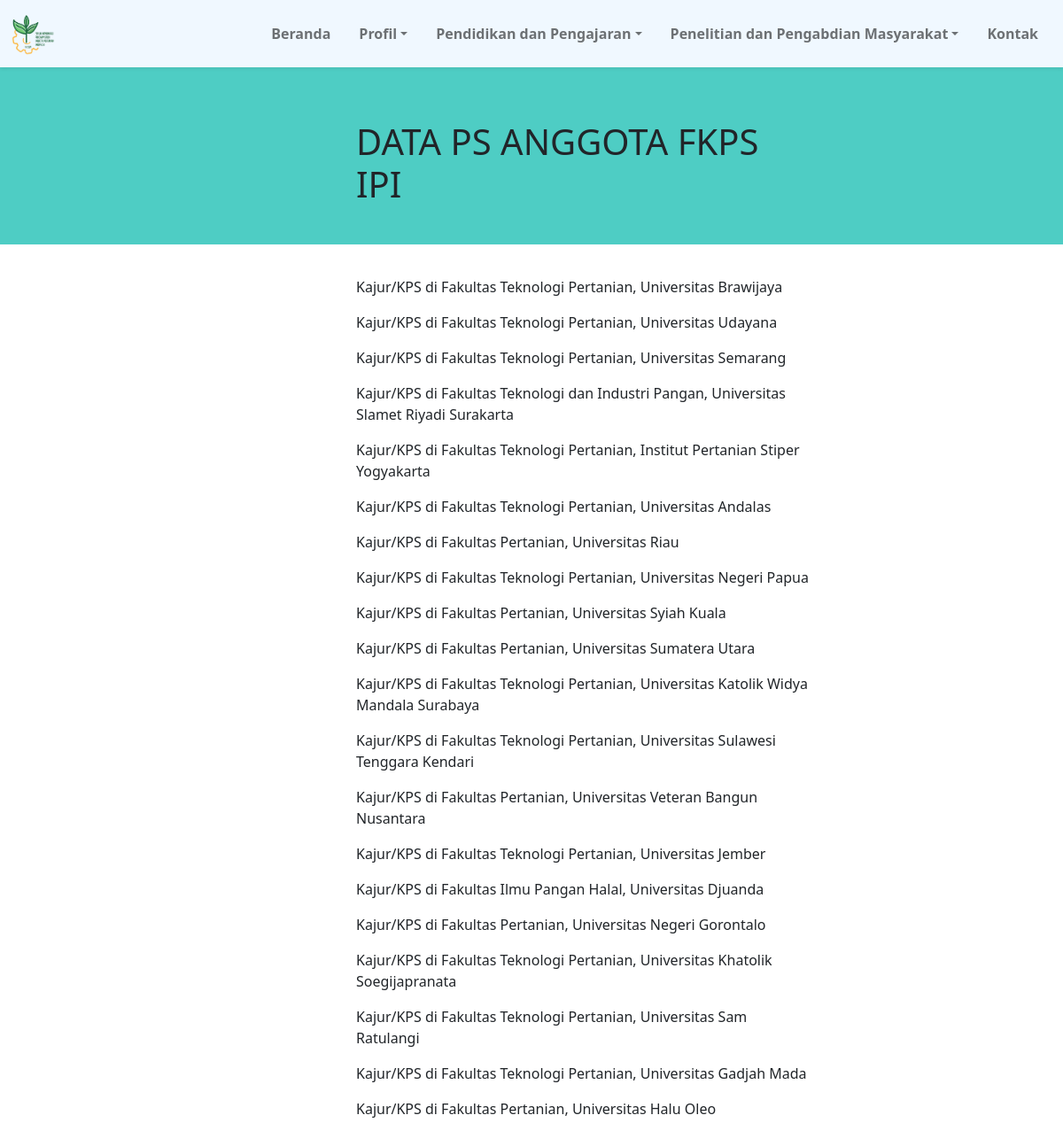
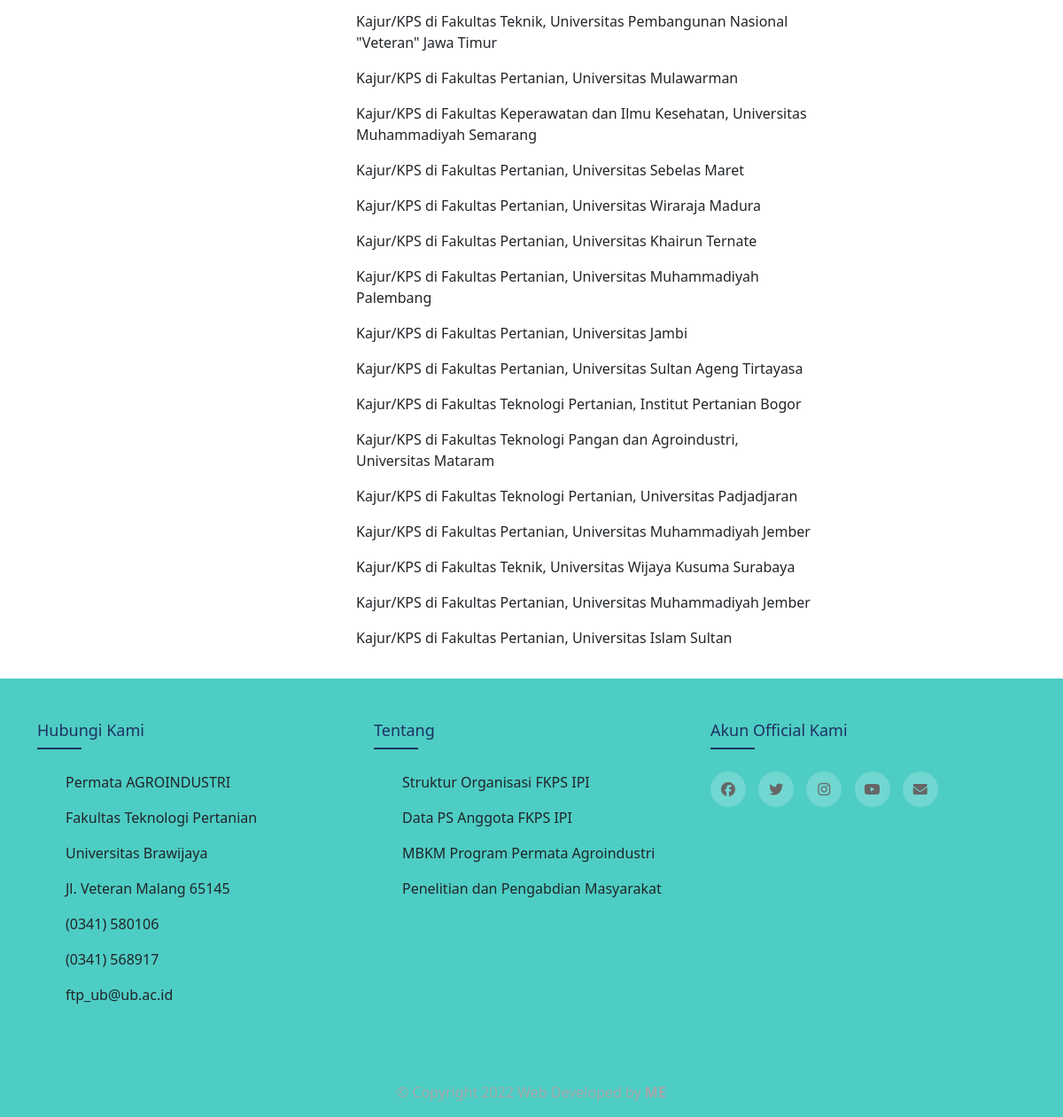
The app's page /dataanggotafkps.php with its own data (2 pictures, top to bottom).
### tables this page shows
CREATE TABLE `data_ps_anggota` (
  `id` int(11) NOT NULL,
  `data_anggota` varchar(200) NOT NULL
);

### function.php (called while the page is built, shortened)
<?php
$conn = mysqli_connect("localhost", "root", "", "pai");
function query($query) {
    global $conn;
    $result = mysqli_query($conn, $query);
    $rows = [];
    while( $row = mysqli_fetch_assoc($result) ) {
        $rows[] = $row;
    }
    return $rows;
}
?>

### dataanggotafkps.php (the view, shortened to what this page needs)
<?php
require 'function.php';
$datas = query("SELECT * FROM data_ps_anggota");
?>
<!DOCTYPE html>
<html lang="en">
  <head>
    <link rel="stylesheet" href="css/style.css" />
    <link href="https://cdn.jsdelivr.net/npm/bootstrap@5.2.3/dist/css/bootstrap.min.css" rel="stylesheet" />
  </head>
  <body>
    <nav class="navbar navbar-expand-lg shadow-sm">
      <div class="container-fluid">
        <a class="navbar-brand" href="#">
          <div class="logo mx-auto">
            <img src="img/logo.png" alt="logo" width="50" height="50" />
          </div>
        </a>
        <div class="collapse navbar-collapse" id="navbarNavDropdown">
          <ul class="navbar-nav ms-auto">
            <li class="nav-item">
              <a class="nav-link mx-2" href="index.php" style="font-weight: bold">Beranda</a>
            </li>
            <li class="nav-item dropdown">
              <a class="nav-link dropdown-toggle mx-2" href="#" role="button" data-bs-toggle="dropdown" aria-expanded="false" style="font-weight: bold">Profil</a>
            </li>
            <li class="nav-item dropdown">
              <a class="nav-link dropdown-toggle mx-2" href="#" role="button" data-bs-toggle="dropdown" aria-expanded="false" style="font-weight: bold">Pendidikan dan Pengajaran</a>
            </li>
            <li class="nav-item dropdown">
              <a class="nav-link dropdown-toggle mx-2" href="#" role="button" data-bs-toggle="dropdown" aria-expanded="false" style="font-weight: bold">Penelitian dan Pengabdian Masyarakat</a>
            </li>
            <li class="nav-item">
              <a class="nav-link mx-2" href="kontak.php" style="font-weight: bold">Kontak</a>
            </li>
          </ul>
        </div>
      </div>
    </nav>
    <section id="judul">
      <div class="container">
        <div class="row justify-content-center">
          <div class="col-md-6">
            <h1 class="mb-5">DATA PS ANGGOTA FKPS IPI</h1>
          </div>
        </div>
      </div>
    </section>
    <section id="isi">
      <div class="container">
        <div class="row justify-content-center">
          <div class="col-md-6">
            <?php foreach($datas as $row) : ?>
            <p><?= $row["data_anggota"] ?></p>
            <?php endforeach; ?>
          </div>
        </div>
      </div>
    </section>
    <br />
    <br />
    <br />
    <br />
    <br />
    <br />
    <br />
    <footer id="footers">
      <div class="container">
        <div class="row row-cols-lg-3 row-cols-1 justify-content-between">
          <div class="footer-col">
            <h4 class="mt-5">Hubungi Kami</h4>
            <ul>
              <li><p>Permata AGROINDUSTRI</p></li>
              <li>
                <p>Fakultas Teknologi Pertanian</p>
                <p>Universitas Brawijaya</p>
                <p>Jl. Veteran Malang 65145</p>
              </li>
              <li>
                <p>(0341) 580106</p>
                <p>(0341) 568917</p>
              </li>
              <li><p>ftp_ub@ub.ac.id</p></li>
            </ul>
          </div>
          <div class="footer-col">
            <h4 class="mt-5">Tentang</h4>
            <ul>
              <li><p>Struktur Organisasi FKPS IPI</p></li>
              <li><p>Data PS Anggota FKPS IPI</p></li>
              <li><p>MBKM Program Permata Agroindustri</p></li>
              <li><p>Penelitian dan Pengabdian Masyarakat</p></li>
            </ul>
          </div>
          <div class="footer-col">
            <h4 class="mt-5">Akun Official Kami</h4>
            <div class="social-links">
              <a href=""><i class="fa-brands fa-facebook"></i></a>
              <a href=""><i class="fa-brands fa-twitter"></i></a>
              <a href=""><i class="fa-brands fa-instagram"></i></a>
              <a href=""><i class="fa-brands fa-youtube"></i></a>
              <a href=""><i class="fa-solid fa-envelope"></i></a>
            </div>
          </div>
        </div>
        <div class="row">
          <div class="col">
            <p class="footer-copyright text-center">
              © Copyright 2022 Web Developed by <a href=""><b>ME</b></a>
            </p>
          </div>
        </div>
      </div>
    </footer>
  </body>
</html>

### css/style.css (style rules this page uses)
.navbar { background-color: aliceblue; }
#footers { background-color: #4ecdc4; min-height: 60vh; }
.container { max-width: 1170px; margin-bottom: -150px; }
ul { list-style: none; }
.row { display: flex; flex-wrap: wrap; }
.footer-col { width: 25%; padding: 0 35px; }
footer .footer-copyright { text-align: center; font-size: 16px; margin-top: 70px; color: #a5a5a7; }
footer .footer-copyright a { color: #a5a5a7; text-decoration: none; }
.footer-col h4 { font-size: 18px; color: #1e3163; text-transform: capitalize; margin-bottom: 35px; font-weight: 500; position: relative; }
.footer-col h4::before { content: ""; position: absolute; left: 0; bottom: -10px; background-color: #1e3163; height: 2px; box-sizing: border-box; width: 50px; }
.footer-col ul li:not(:last-child) { margin-bottom: 10px; }
.footer-col .social-links a { display: inline-block; height: 40px; width: 40px; background-color: rgba(255, 255, 255, 0.2); margin-right: 10px; text-align: center; line-height: 40px; border-radius: 50%; color: #666666; transition: all 0.5s ease; margin-bottom: 10px; }
#judul { background-color: #4ecdc4; width: 100%; height: 200px; left: 0px; top: 297px; padding-top: 5%; padding-left: 10%; }
#isi { margin-top: 3%; margin-left: 10%; }

### records on screen
data_ps_anggota: data_anggota "Kajur/KPS di Fakultas Teknologi Pertanian, Universitas Brawijaya"
data_ps_anggota: data_anggota "Kajur/KPS di Fakultas Teknologi Pertanian, Universitas Udayana"
data_ps_anggota: data_anggota "Kajur/KPS di Fakultas Teknologi Pertanian, Universitas Semarang"
data_ps_anggota: data_anggota "Kajur/KPS di Fakultas Teknologi dan Industri Pangan, Universitas Slamet Riyadi Surakarta"
data_ps_anggota: data_anggota "Kajur/KPS di Fakultas Teknologi Pertanian, Institut Pertanian Stiper Yogyakarta"
data_ps_anggota: data_anggota "Kajur/KPS di Fakultas Teknologi Pertanian, Universitas Andalas"
data_ps_anggota: data_anggota "Kajur/KPS di Fakultas Pertanian, Universitas Riau"
data_ps_anggota: data_anggota "Kajur/KPS di Fakultas Teknologi Pertanian, Universitas Negeri Papua"
data_ps_anggota: data_anggota "Kajur/KPS di Fakultas Pertanian, Universitas Syiah Kuala"
data_ps_anggota: data_anggota "Kajur/KPS di Fakultas Pertanian, Universitas Sumatera Utara"
data_ps_anggota: data_anggota "Kajur/KPS di Fakultas Teknologi Pertanian, Universitas Katolik Widya Mandala Surabaya"
data_ps_anggota: data_anggota "Kajur/KPS di Fakultas Teknologi Pertanian, Universitas Sulawesi Tenggara Kendari"
data_ps_anggota: data_anggota "Kajur/KPS di Fakultas Pertanian, Universitas Veteran Bangun Nusantara"
data_ps_anggota: data_anggota "Kajur/KPS di Fakultas Teknologi Pertanian, Universitas Jember"
data_ps_anggota: data_anggota "Kajur/KPS di Fakultas Ilmu Pangan Halal, Universitas Djuanda"
data_ps_anggota: data_anggota "Kajur/KPS di Fakultas Pertanian, Universitas Negeri Gorontalo"
data_ps_anggota: data_anggota "Kajur/KPS di Fakultas Teknologi Pertanian, Universitas Khatolik Soegijapranata"
data_ps_anggota: data_anggota "Kajur/KPS di Fakultas Teknologi Pertanian, Universitas Sam Ratulangi"
data_ps_anggota: data_anggota "Kajur/KPS di Fakultas Teknologi Pertanian, Universitas Gadjah Mada"
data_ps_anggota: data_anggota "Kajur/KPS di Fakultas Pertanian, Universitas Halu Oleo"
data_ps_anggota: data_anggota "Kajur/KPS di Fakultas Teknik, Universitas Pembangunan Nasional \"Veteran\" Jawa Timur"
data_ps_anggota: data_anggota "Kajur/KPS di Fakultas Pertanian, Universitas Mulawarman"
data_ps_anggota: data_anggota "Kajur/KPS di Fakultas Keperawatan dan Ilmu Kesehatan, Universitas Muhammadiyah Semarang"
data_ps_anggota: data_anggota "Kajur/KPS di Fakultas Pertanian, Universitas Sebelas Maret"
data_ps_anggota: data_anggota "Kajur/KPS di Fakultas Pertanian, Universitas Wiraraja Madura"
data_ps_anggota: data_anggota "Kajur/KPS di Fakultas Pertanian, Universitas Khairun Ternate"
data_ps_anggota: data_anggota "Kajur/KPS di Fakultas Pertanian, Universitas Muhammadiyah Palembang"
data_ps_anggota: data_anggota "Kajur/KPS di Fakultas Pertanian, Universitas Jambi"
data_ps_anggota: data_anggota "Kajur/KPS di Fakultas Pertanian, Universitas Sultan Ageng Tirtayasa"
data_ps_anggota: data_anggota "Kajur/KPS di Fakultas Teknologi Pertanian, Institut Pertanian Bogor"
data_ps_anggota: data_anggota "Kajur/KPS di Fakultas Teknologi Pangan dan Agroindustri, Universitas Mataram"
data_ps_anggota: data_anggota "Kajur/KPS di Fakultas Teknologi Pertanian, Universitas Padjadjaran"
data_ps_anggota: data_anggota "Kajur/KPS di Fakultas Pertanian, Universitas Muhammadiyah Jember"
data_ps_anggota: data_anggota "Kajur/KPS di Fakultas Teknik, Universitas Wijaya Kusuma Surabaya"
data_ps_anggota: data_anggota "Kajur/KPS di Fakultas Pertanian, Universitas Muhammadiyah Jember"
data_ps_anggota: data_anggota "Kajur/KPS di Fakultas Pertanian, Universitas Islam Sultan"
